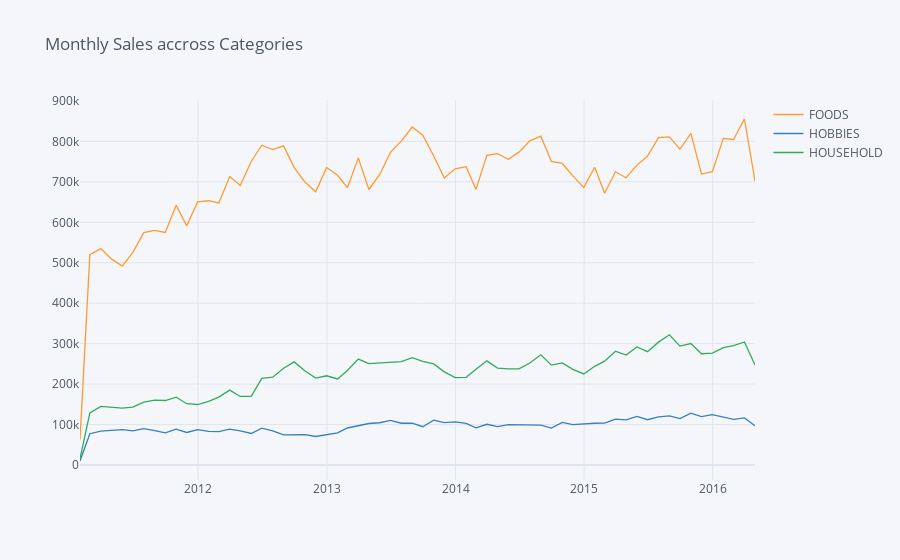

Notebook source saved alongside this figure:
### Markdown cell above
Plotting time series across categories

### Code cell
cat_level = sales_train_validation.groupby("cat_id")[date_col].sum().reset_index().set_index('cat_id').T
cat_level['datum'] = [base + datetime.timedelta(days=x) for x in range(1913)]
cat_level.set_index('datum', drop=True, inplace=True)
cat_level.sort_index(inplace=True)
cat_level.head()
cat_level_level = cat_level.groupby(pd.Grouper(freq='1M')).sum()
cat_level_level.iplot(title = "Monthly Sales accross Categories")
